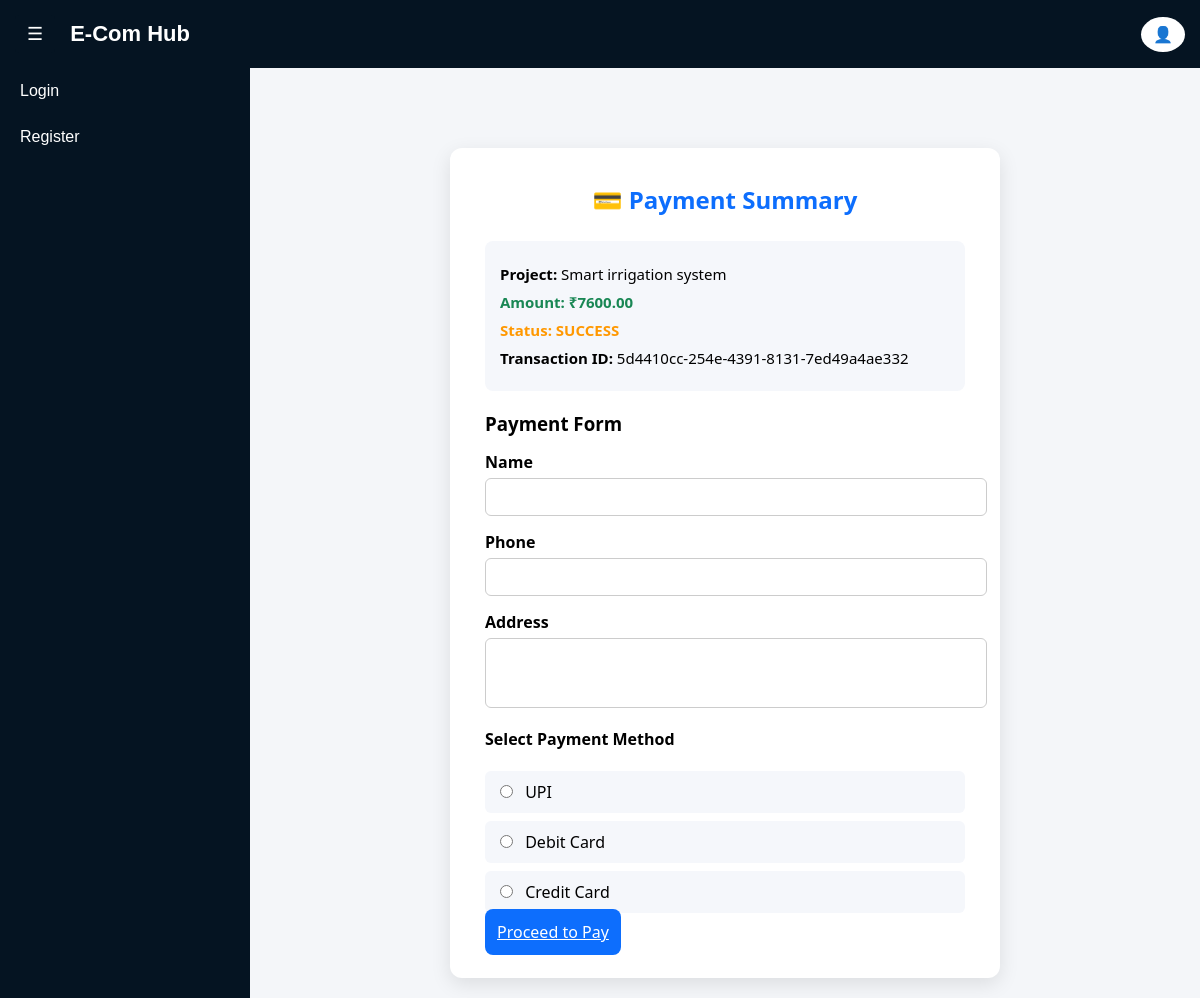
The page /payment/38/ on the database its author committed.
### ecom_app/models.py (models this page shows, shortened)
class Payment(models.Model):
    PAYMENT_STATUS = (
        ('PENDING', 'Pending'),
        ('SUCCESS', 'Success'),
        ('FAILED', 'Failed'),
    )
    PAYMENT_MODE = (
        ('UPI', 'UPI'),
        ('DEBIT_CARD', 'Debit Card'),
        ('CREDIT_CARD', 'Credit Card'),
        ('WALLET', 'Wallet'),
    )
    user = models.ForeignKey(CustomUser, on_delete=models.CASCADE)
    project = models.ForeignKey(Project, on_delete=models.CASCADE)
    transaction_id = models.CharField(max_length=255, unique=True)
    phonepe_transaction_id = models.CharField(max_length=255, blank=True, null=True)
    payment_mode = models.CharField(max_length=20, choices=PAYMENT_MODE)
    amount = models.DecimalField(max_digits=10, decimal_places=2)
    status = models.CharField(max_length=10, choices=PAYMENT_STATUS, default='PENDING')
    payment_response = models.TextField(blank=True, null=True)
    created_at = models.DateTimeField(default=timezone.now)

class Project(models.Model):
    CATEGORY_CHOICES = (
        ('AI', 'Artificial Intelligence'),
        ('ML', 'Machine Learning'),
        ('DL', 'Deep Learning'),
        ('WEB', 'Web Development'),
        ('IOT', 'Internet of Things'),
        ('DATA', 'Data Science'),
    )
    title = models.CharField(max_length=255)
    description = models.TextField()
    category = models.CharField(max_length=50, choices=CATEGORY_CHOICES)
    price = models.DecimalField(max_digits=10, decimal_places=2)
    google_drive_link = models.URLField()
    project_image = models.ImageField(upload_to='project_images/')
    created_at = models.DateTimeField(auto_now_add=True)

### ecom_app/user_side.py (the view)
# urls.py: path('payment/<int:pk>/', views.user_payment_page, name='user_payment_page'),
def user_payment_page(request, pk):
    payment = get_object_or_404(Payment, id=pk)
    return render(request, 'user/user_payment_page.html', {'payment': payment})

### ecom_app/templates/user/user_payment_page.html (shortened to what this page needs)
{% extends 'user/user_base.html' %}
{% block content %}
<div class="payment-wrapper">
<div class="payment-card">
<div class="payment-title">
💳 Payment Summary
</div>
<div class="payment-info">
<p><b>Project:</b> {{ payment.project.title }}</p>
<p class="amount"><b>Amount:</b> ₹{{ payment.amount }}</p>
<p class="status"><b>Status:</b> {{ payment.status }}</p>
<p><b>Transaction ID:</b> {{ payment.transaction_id }}</p>
</div>
<h3 style="margin-bottom:15px;">Payment Form</h3>
<form method="POST">
<div class="form-group">
<label>Name</label>
<input type="text" name="name" class="form-control" required>
</div>
<div class="form-group">
<label>Phone</label>
<input type="text" name="phone" class="form-control" required>
</div>
<div class="form-group">
<label>Address</label>
<textarea name="address" class="form-control" rows="3" required></textarea>
</div>
<h4 style="margin-top:15px;">Select Payment Method</h4>
<div class="payment-methods">
<div class="method">
<input type="radio" name="payment_method" value="UPI" required> UPI
</div>
<div class="method">
<input type="radio" name="payment_method" value="DEBIT_CARD"> Debit Card
</div>
<div class="method">
<input type="radio" name="payment_method" value="CREDIT_CARD"> Credit Card
</div>
</div>
<a href="{% url 'phonepe_pay' payment.id %}" class="pay-btn">
Proceed to Pay
</a>
</form>
</div>
</div>
{% endblock %}

### ecom_app/templates/user/user_base.html (style rules this page uses)
body { margin:0; font-family:Arial, Helvetica, sans-serif; background:#f4f6f9; }

### ecom_app/templates/user/user_payment_page.html (style rules this page uses)
.payment-wrapper { display:flex; justify-content:center; margin-top:60px; font-family:'Segoe UI',sans-serif; }
.payment-card { width:480px; background:white; padding:35px; border-radius:12px; box-shadow:0 6px 20px rgba(0,0,0,0.1); }
.payment-title { text-align:center; margin-bottom:25px; font-size:24px; font-weight:600; color:#0d6efd; }
.payment-info { background:#f5f7fb; padding:15px; border-radius:8px; margin-bottom:20px; }
.payment-info p { margin:8px 0; font-size:15px; }
.status { color:#ff9800; font-weight:bold; }
.amount { font-size:18px; font-weight:bold; color:#198754; }
.form-group { margin-bottom:15px; }
.form-group label { display:block; font-weight:600; margin-bottom:5px; }
.form-control { width:100%; padding:10px; border-radius:6px; border:1px solid #ccc; font-size:14px; }
textarea.form-control { resize:none; }
.payment-methods { margin-top:10px; }
.method { background:#f5f7fb; padding:10px; border-radius:6px; margin-bottom:8px; }
.method input { margin-right:8px; }
.pay-btn { width:100%; background:#0d6efd; color:white; padding:12px; border:none; border-radius:8px; font-size:16px; cursor:pointer; margin-top:20px; font-weight:500; }

### rows shown on the page
Payment: project "Smart irrigation system", amount "7600.00", status "SUCCESS", transaction_id "5d4410cc-254e-4391-8131-7ed49a4ae332"
